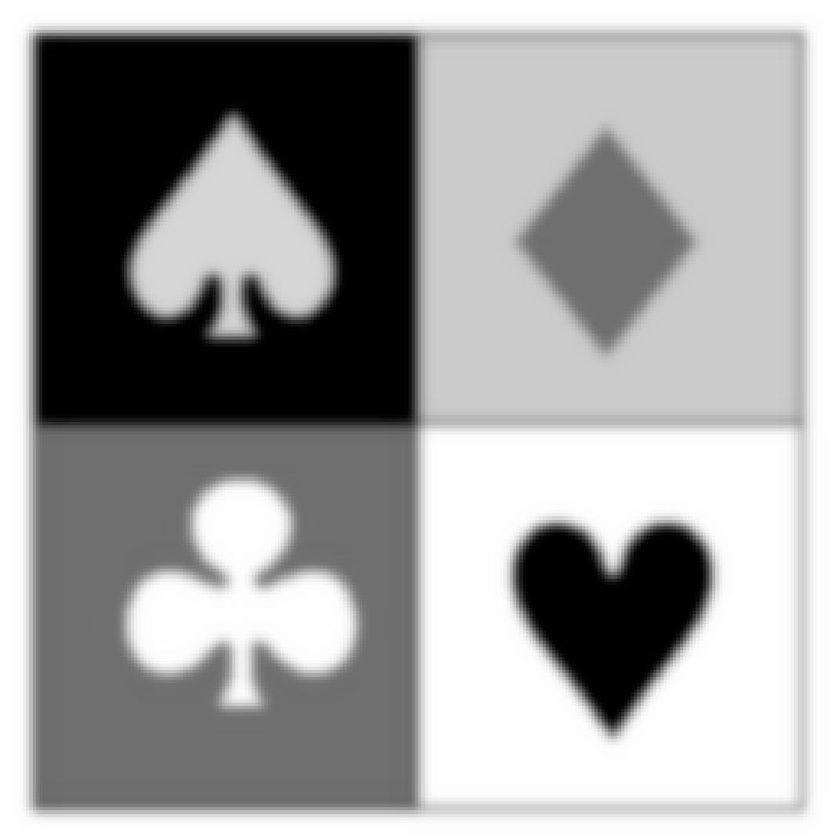
#> input picture Bilder-20200422/cards.jpg, 840 x 840 px, shrunk from 1071 x 1071 before the run
$ python -i utils_image.py   (imports and definitions only)
#> lines starting #> are read from the running program, lines starting #| are printed output that depends on the picture
#> further down, picture is the input picture: shape (840, 840); min 0, max 255, mean 158
import numpy as np
from matplotlib.pyplot import imshow
import matplotlib.pyplot as plt
from scipy import signal

h = 1  # assume that the distance between two pixels is 1


# [15 lines left out: function image_histogram, not called in this run]


def gradient_histogram(image_matrix, density=False):
    """
    We apply the convolutions with the respective filters,
    and then - calculate the norm of the discrete gradient.
    That gives the result as in the lecture notes.

    Parameters
    ----------
    image_matrix
    density

    Returns
    -------

    """
#> called with density = False
    filter_x = np.array([[-1, 1], [0, 0]])
    filter_y = np.array([[-1, 0], [1, 0]])
    xx = signal.convolve2d(image_matrix, filter_x, boundary='symm', mode='same')
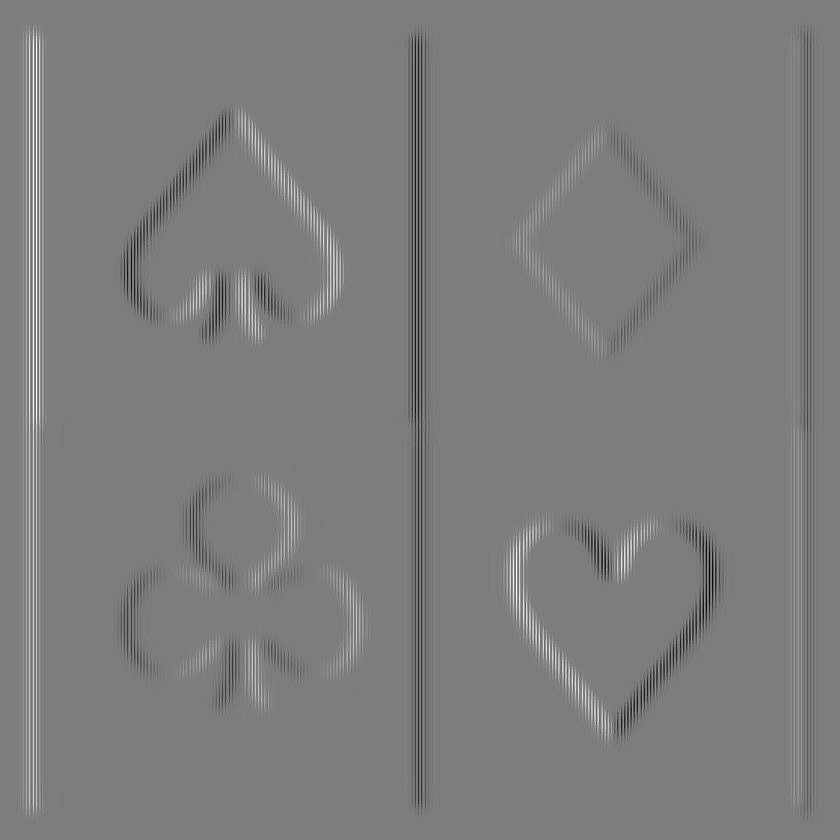
#> xx: shape (840, 840) int64; min -50, max 52, mean 0; drawn with min black and max white
    yy = signal.convolve2d(image_matrix, filter_y, boundary='symm', mode='same')
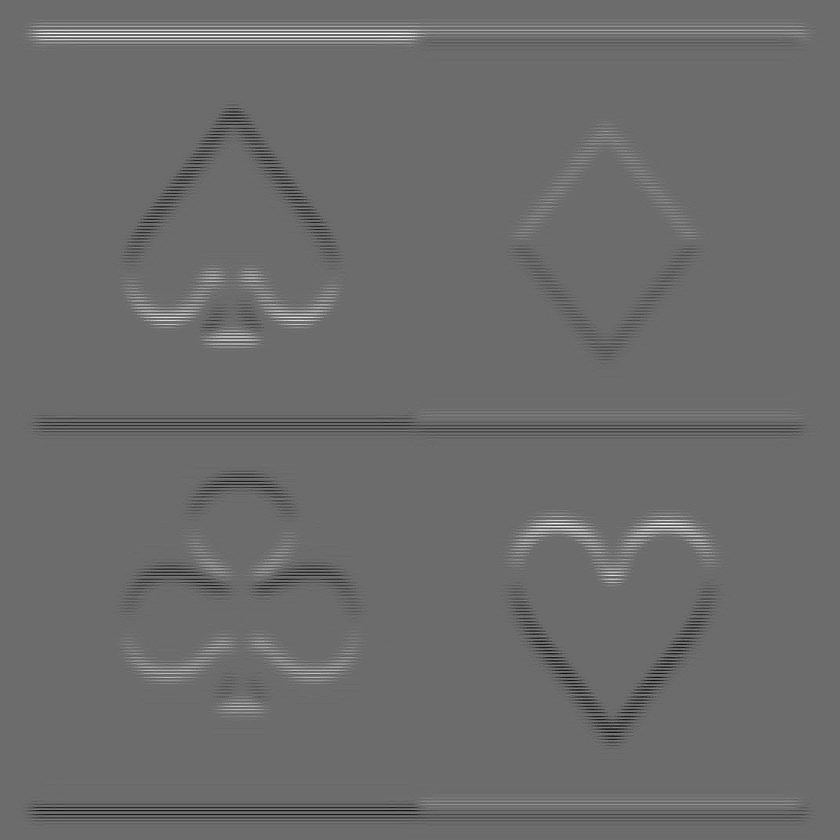
#> yy: shape (840, 840) int64; min -39, max 53, mean 0; drawn with min black and max white
    xx_, yy_ = xx[:-1, 1:] / h, yy[1:, :-1] / h
    v_norm = np.sqrt(xx_ ** 2 + yy_ ** 2)
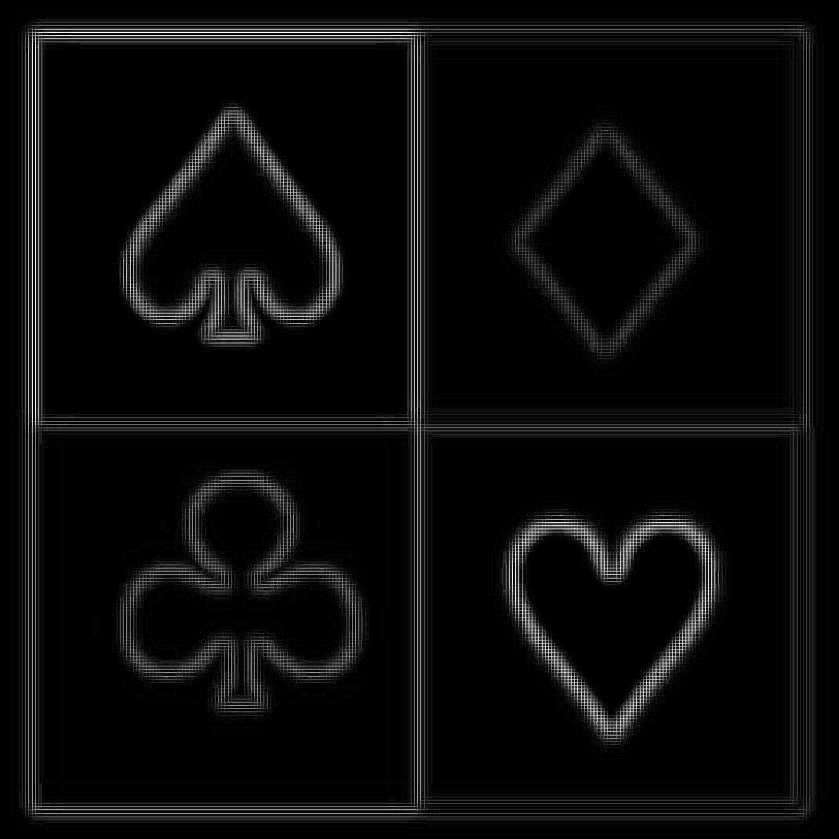
#> v_norm: shape (839, 839) float64; min 0, max 53, mean 2.3; drawn with min black and max white

    flat = np.ndarray.flatten(v_norm)
    counts, edges = np.histogram(flat, bins=300, density=density)
#> counts = 300 values, max 457950 at index 0, min 0 at index 1, mean 2346.4; edges = 301 values from 0 to 53
    edges = np.array(list(filter(lambda x: x <= 20, edges)))
#> edges = 114 values from 0 to 19.96
    counts = counts[:len(edges)-1]
#> counts = 113 values, max 457950 at index 0, min 0 at index 1, mean 6037.2

    return counts, edges


# [56 lines left out: functions hess_histogram, images_plot, caruana_algorithm, not called in this run]

>>> import cv2
>>> picture = cv2.imread('Bilder-20200422/cards.jpg', cv2.IMREAD_GRAYSCALE)
>>> result = gradient_histogram(picture)

$ run again, on Bilder-20200422/mathematikon.jpg
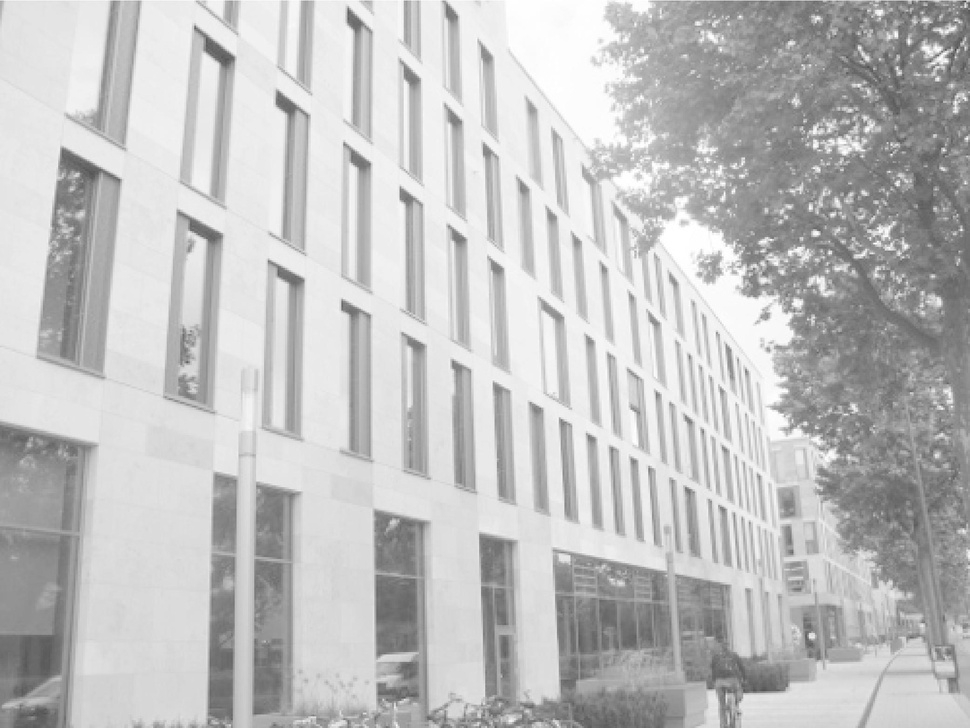
#> input picture Bilder-20200422/mathematikon.jpg, 970 x 728 px, shrunk from 2083 x 1563 before the run
#> picture is the input picture: shape (728, 970); min 65, max 255, mean 192.1
#> in gradient_histogram, `yy = signal.convolve2d(image_matrix, filter_y, boundary='symm', mode='..`:
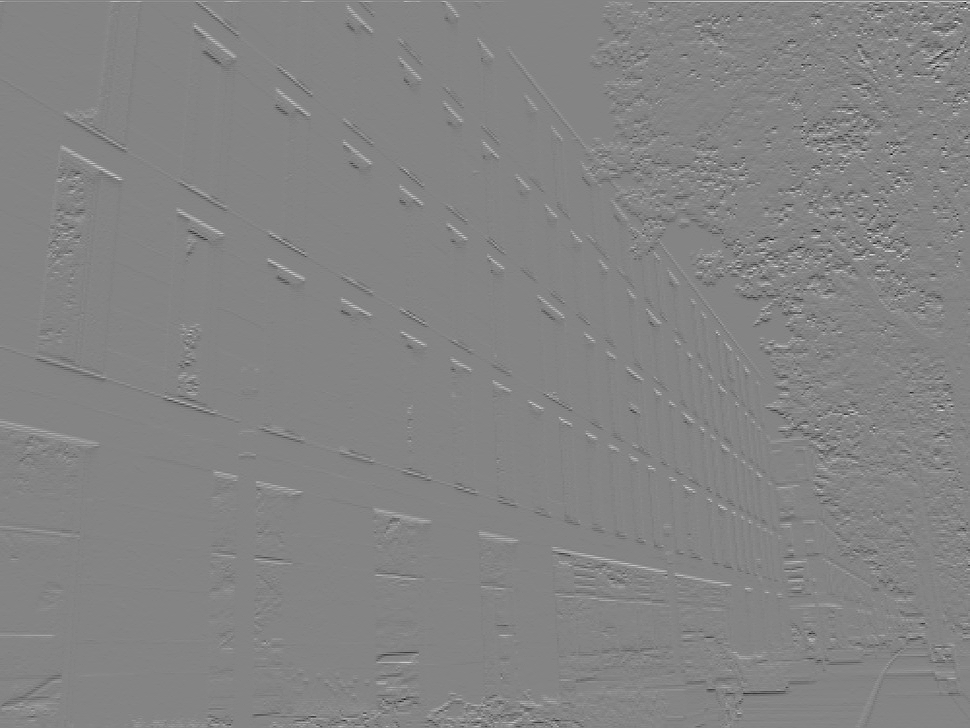
#> yy: shape (728, 970) int64; min -111, max 103, mean 0.1; drawn with min black and max white
#> in gradient_histogram, `v_norm = np.sqrt(xx_ ** 2 + yy_ ** 2)`:
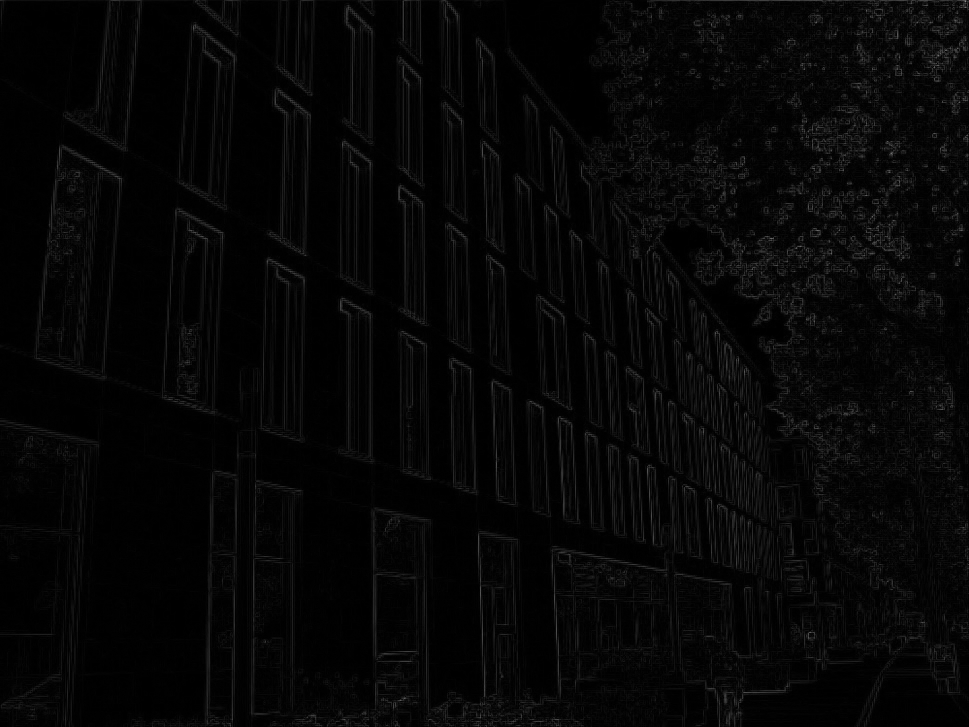
#> v_norm: shape (727, 969) float64; min 0, max 140, mean 6.3
#> in gradient_histogram, `counts, edges = np.histogram(flat, bins=300, density=density)`: counts = 300 values, max 112310 at index 2, min 0 at index 1, mean 2348.2; edges = 301 values from 0 to 140
#> in gradient_histogram, `edges = np.array(list(filter(lambda x: x <= 20, edges)))`: edges = 43 values from 0 to 19.6
#> in gradient_histogram, `counts = counts[:len(edges)-1]`: counts = 42 values, max 112310 at index 2, min 0 at index 1, mean 15458.2
